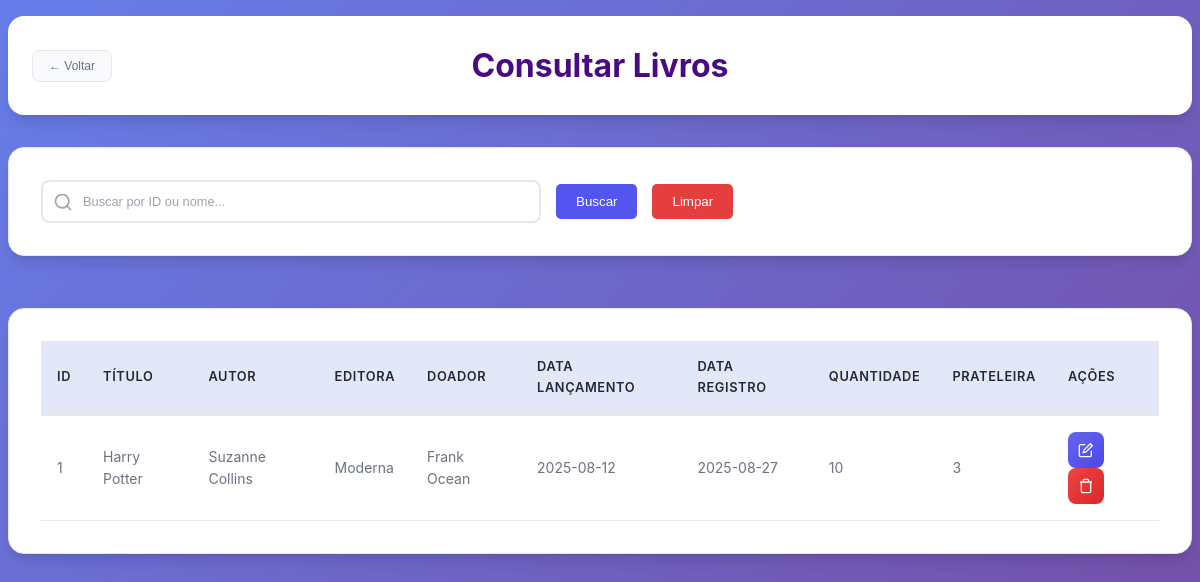
/subtelas/consultar_livro.php, run on the app's committed database.
### tables this page shows
CREATE TABLE `livro` (
  `Cod_Livro` int(11) NOT NULL,
  `Cod_Autor` int(11) DEFAULT NULL,
  `Cod_Editora` int(11) DEFAULT NULL,
  `Cod_Doador` int(11) DEFAULT NULL,
  `Cod_Genero` int(11) DEFAULT NULL,
  `Titulo` varchar(50) NOT NULL,
  `Data_Lancamento` varchar(12) DEFAULT NULL,
  `Data_Registro` varchar(12) DEFAULT NULL,
  `Quantidade` int(11) NOT NULL,
  `Num_Prateleira` char(2) DEFAULT NULL,
  `Foto` longblob NOT NULL
);

CREATE TABLE `autor` (
  `Cod_Autor` int(11) NOT NULL,
  `Nome_Autor` varchar(255) DEFAULT NULL,
  `Telefone` varchar(255) DEFAULT NULL,
  `Email` varchar(255) NOT NULL
);

CREATE TABLE `editora` (
  `Cod_Editora` int(11) NOT NULL,
  `Nome_Editora` varchar(255) DEFAULT NULL,
  `Telefone` varchar(255) DEFAULT NULL,
  `Email` varchar(255) NOT NULL
);

CREATE TABLE `doador` (
  `Cod_Doador` int(11) NOT NULL,
  `Nome_Doador` varchar(255) DEFAULT NULL,
  `Telefone` varchar(255) DEFAULT NULL,
  `Email` varchar(255) NOT NULL
);

### subtelas/consultar_livro.php (the view, shortened to what this page needs)
<?php
require_once '../conexao.php';
$sql = "SELECT
          l.Cod_Livro AS id_livro,
          l.Titulo AS titulo,
          a.Nome_Autor AS autor,
          e.Nome_Editora AS editora,
          d.Nome_Doador AS doador,
          l.Data_Lancamento AS data_lancamento,
          l.Data_Registro AS data_registro,
          l.Quantidade AS quantidade,
          l.Num_Prateleira AS prateleira
        FROM livro l
        LEFT JOIN autor a ON l.Cod_Autor = a.Cod_Autor
        LEFT JOIN editora e ON l.Cod_Editora = e.Cod_Editora
        LEFT JOIN doador d ON l.Cod_Doador = d.Cod_Doador
        ORDER BY l.Titulo ASC";
try {
  $stmt = $pdo->prepare($sql);
  $stmt->execute();
  $livros = $stmt->fetchAll(PDO::FETCH_ASSOC);
} catch (PDOException $e) {
  die("Erro na consulta: " . $e->getMessage());
}
?>
<!DOCTYPE html>
<html lang="pt-br">
<head>
  <link rel="stylesheet" type="text/css" href="subtelas_css/consultas.css" />
  <link rel="stylesheet" type="text/css" href="subtelas_css/sidebar.css">
</head>
<body>
    <div class="page-wrapper">
      <header>
        <form action="../gerente.php" method="POST">
            <button class="btn-voltar">← Voltar</button>
        </form>
      <h1>Consultar Livros</h1>
  </header>
  <div class="filtro-container">
      <form action="consultar_livro.php" method="POST" id="search-container">
        <div class="input-wrapper">
          <input type="text" id="search-input" name="busca" placeholder="Buscar por ID ou nome..." value="<?= htmlspecialchars(isset($_POST['busca']) ? $_POST['busca'] : '') ?>" onkeyup="filtrarTabela()">
        </div>
        <button type="submit" class="btn-filtrar">Buscar</button>
        <button type="button" class="btn-limpar" onclick="limparFiltros()">Limpar</button>
      </form>
        </div>
  <nav>
    <table id="funcionarios-table">
        <tr>
          <th>ID</th>
          <th>TÍTULO</th>
          <th>AUTOR</th>
          <th>EDITORA</th>
          <th>DOADOR</th>
          <th>DATA LANÇAMENTO</th>
          <th>DATA REGISTRO</th>
          <th>QUANTIDADE</th>
          <th>PRATELEIRA</th>
          <th>AÇÕES</th>
        </tr>
        <?php if (count($livros) > 0): ?>
          <?php foreach ($livros as $livro): ?>
            <tr>
              <td><?= htmlspecialchars($livro['id_livro']) ?></td>
              <td><?= htmlspecialchars($livro['titulo']) ?></td>
              <td><?= htmlspecialchars($livro['autor'] ?? 'Não informado') ?></td>
              <td><?= htmlspecialchars($livro['editora'] ?? 'Não informado') ?></td>
              <td><?= htmlspecialchars($livro['doador'] ?? 'Não informado') ?></td>
              <td><?= htmlspecialchars($livro['data_lancamento'] ?? '') ?></td>
              <td><?= htmlspecialchars($livro['data_registro'] ?? '') ?></td>
              <td><?= htmlspecialchars($livro['quantidade'] ?? '0') ?></td>
              <td><?= htmlspecialchars($livro['prateleira'] ?? '') ?></td>
              <td>
                    <a href="alterar_cliente.php?id=<?= $c['Cod_Cliente'] ?>" class="btn-action btn-edit" title="Alterar">
                      <svg width="16" height="16" viewBox="0 0 24 24" fill="none" stroke="currentColor" stroke-width="2">
                        <path d="M11 4H4a2 2 0 0 0-2 2v14a2 2 0 0 0 2 2h14a2 2 0 0 0 2-2v-7"/>
                        <path d="m18.5 2.5 3 3L12 15l-4 1 1-4 9.5-9.5z"/>
                      </svg>
                    </a>
                    <a href="excluir_cliente.php?id=<?= $c['Cod_Cliente'] ?>" class="btn-action btn-delete" title="Excluir" onclick="return confirm('Tem certeza que deseja excluir este cliente?')">
                      <svg width="16" height="16" viewBox="0 0 24 24" fill="none" stroke="currentColor" stroke-width="2">
                        <path d="M3 6h18"/>
                        <path d="M19 6v14c0 1-1 2-2 2H7c-1 0-2-1-2-2V6"/>
                        <path d="M8 6V4c0-1 1-2 2-2h4c1 0 2 1 2 2v2"/>
                      </svg>
                    </a>
                  </td>
            </tr>
          <?php endforeach; ?>
        <?php else: ?>
            <tr><td colspan="10">Nenhum livro encontrado</td></tr>
        <?php endif; ?>
    </table>
  </nav>
    </div>
</body>
</html>

### subtelas/subtelas_css/sidebar.css (style rules this page uses)
.page-wrapper { transition: margin-left 0.3s ease; }

### subtelas/consultar_livro.php (style rules this page uses)
a { text-decoration: none; }
.filtro-container { display: flex; gap: 15px; align-items: center; margin-bottom: 20px; flex-wrap: wrap; }
#search-container { display: flex; align-items: center; gap: 15px; flex: 1; min-width: 300px; }
.input-wrapper { flex: 1; position: relative; }
.btn-filtrar { padding: 10px 20px; background:rgb(83, 86, 238); color: white; border: none; border-radius: 5px; cursor: pointer; transition: background 0.3s; font-weight: 500; }
.btn-limpar { padding: 10px 20px; background: #e53e3e; color: white; border: none; border-radius: 5px; cursor: pointer; transition: background 0.3s; font-weight: 500; }

### data on the page
livro: Cod_Livro "1", Titulo "Harry Potter", Cod_Autor.Nome_Autor "Suzanne Collins", Cod_Editora.Nome_Editora "Moderna", Cod_Doador.Nome_Doador "Frank Ocean", Data_Lancamento "2025-08-12", Data_Registro "2025-08-27", Quantidade "10", Num_Prateleira "3"
